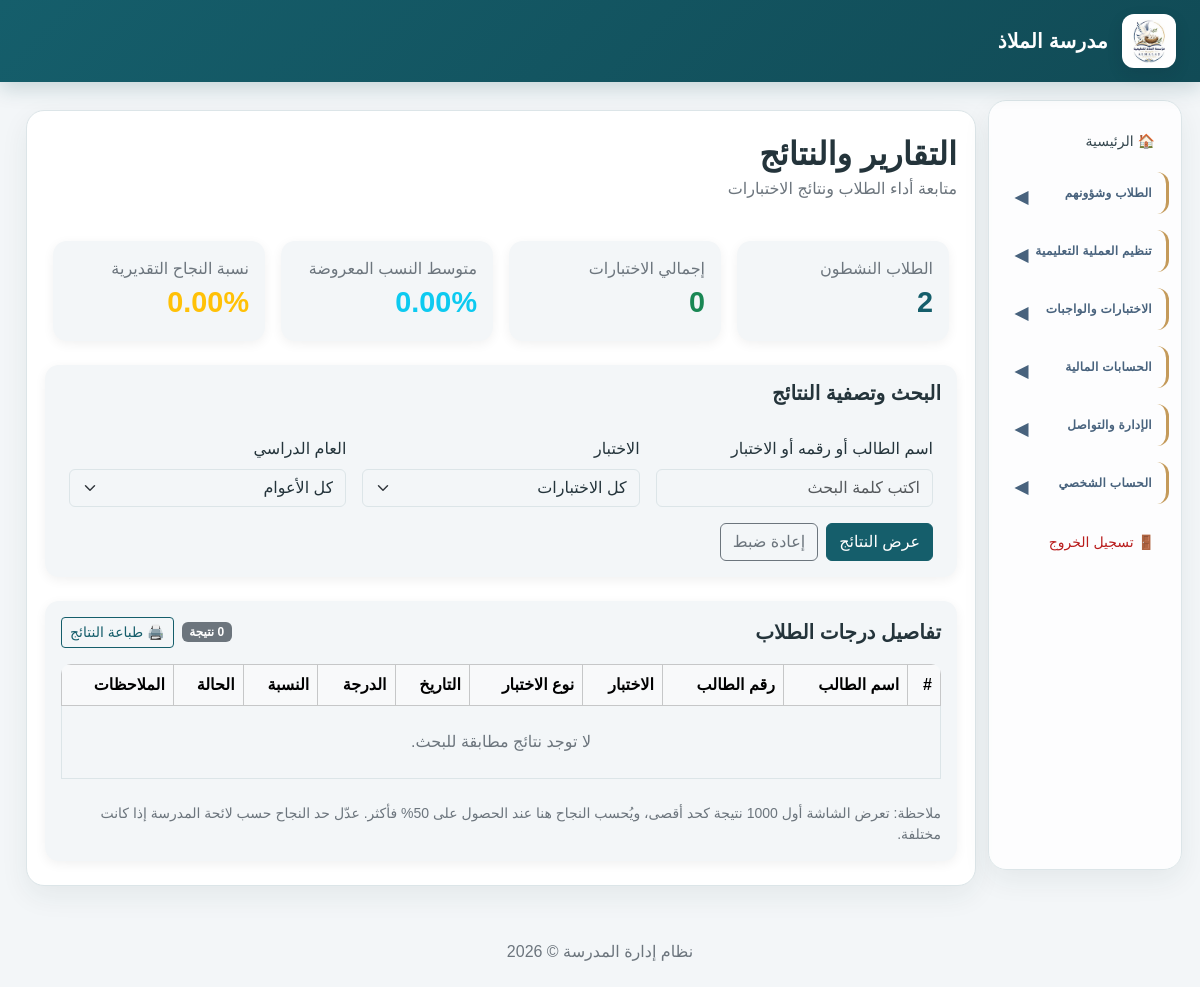
Screenshot of /reports.php (signed in) with the database file from the repository.
### tables this page shows
CREATE TABLE `school_settings` (
  `id` int(10) UNSIGNED NOT NULL,
  `school_name` varchar(200) NOT NULL,
  `school_name_en` varchar(200) DEFAULT NULL,
  `logo_path` varchar(255) DEFAULT NULL,
  `address` text DEFAULT NULL,
  `phone` varchar(30) DEFAULT NULL,
  `email` varchar(150) DEFAULT NULL,
  `website` varchar(255) DEFAULT NULL,
  `currency` char(3) NOT NULL DEFAULT 'SDG',
  `academic_year_id` int(10) UNSIGNED DEFAULT NULL,
  `principal_name` varchar(150) DEFAULT NULL,
  `created_at` timestamp NOT NULL DEFAULT current_timestamp(),
  `updated_at` timestamp NOT NULL DEFAULT current_timestamp() ON UPDATE current_timestamp()
);

### reports.php (the view, shortened to what this page needs)
<?php
require_once __DIR__ . '/config/database.php';
$errors = [];
$results = [];
$summary = [
    'students' => 0,
    'exams' => 0,
    'average' => 0,
    'pass_rate' => 0
];
$search = trim($_GET['search'] ?? '');
try {
    $summary['students'] = (int) $pdo->query("
        SELECT COUNT(*) FROM students WHERE is_active = 1
    ")->fetchColumn();
    $summary['exams'] = (int) $pdo->query("
        SELECT COUNT(*) FROM exams
    ")->fetchColumn();
    $where = [];
    $params = [];
    $whereSql = $where ? 'WHERE ' . implode(' AND ', $where) : '';
    $sql = "
        SELECT
            g.id AS grade_id,
            u.full_name,
            s.student_number,
            e.exam_name,
            e.exam_type,
            e.exam_date,
            e.max_score,
            g.score,
            g.remarks,
            CASE
                WHEN e.max_score > 0 THEN ROUND((g.score / e.max_score) * 100, 2)
                ELSE 0
            END AS percentage
        FROM grades g
        INNER JOIN students s ON s.id = g.student_id
        INNER JOIN users u ON u.id = s.user_id
        INNER JOIN exams e ON e.id = g.exam_id
        $whereSql
        ORDER BY e.exam_date DESC, u.full_name ASC
        LIMIT 1000
    ";
    $stmt = $pdo->prepare($sql);
    $stmt->execute($params);
    $results = $stmt->fetchAll();
} catch (PDOException $e) {
    error_log($e->getMessage());
    $errors[] = 'حصل خطأ أثناء تحميل التقارير. راجع سجل الأخطاء إذا استمرت المشكلة.';
}
require_once __DIR__ . '/includes/header.php';
?>
<div class="container-fluid py-4">
    <div class="d-flex justify-content-between align-items-center flex-wrap gap-2 mb-4">
        <div>
            <h2 class="fw-bold mb-1">التقارير والنتائج</h2>
            <p class="text-secondary mb-0">متابعة أداء الطلاب ونتائج الاختبارات</p>
        </div>
    </div>
    <div class="row g-3 mb-4">
        <div class="col-md-6 col-xl-3">
            <div class="card report-card h-100">
                <div class="card-body">
                    <div class="text-secondary">الطلاب النشطون</div>
                    <div class="report-number text-primary">
                        <?= number_format($summary['students']) ?>
                    </div>
                </div>
            </div>
        </div>
        <div class="col-md-6 col-xl-3">
            <div class="card report-card h-100">
                <div class="card-body">
                    <div class="text-secondary">إجمالي الاختبارات</div>
                    <div class="report-number text-success">
                        <?= number_format($summary['exams']) ?>
                    </div>
                </div>
            </div>
        </div>
        <div class="col-md-6 col-xl-3">
            <div class="card report-card h-100">
                <div class="card-body">
                    <div class="text-secondary">متوسط النسب المعروضة</div>
                    <div class="report-number text-info">
                        <?= number_format($summary['average'], 2) ?>%
                    </div>
                </div>
            </div>
        </div>
        <div class="col-md-6 col-xl-3">
            <div class="card report-card h-100">
                <div class="card-body">
                    <div class="text-secondary">نسبة النجاح التقديرية</div>
                    <div class="report-number text-warning">
                        <?= number_format($summary['pass_rate'], 2) ?>%
                    </div>
                </div>
            </div>
        </div>
    </div>
    <div class="card report-card mb-4 no-print">
        <div class="card-body">
            <h5 class="fw-bold mb-3">البحث وتصفية النتائج</h5>
            <form method="GET" class="row g-3">
                <div class="col-md-4">
                    <label class="form-label">اسم الطالب أو رقمه أو الاختبار</label>
                    <input type="text" name="search" class="form-control"
                           value="<?= htmlspecialchars($search, ENT_QUOTES, 'UTF-8') ?>"
                           placeholder="اكتب كلمة البحث">
                </div>
                <div class="col-md-4">
                    <label class="form-label">الاختبار</label>
                    <select name="exam_id" class="form-select">
                        <option value="0">كل الاختبارات</option>
                    </select>
                </div>
                <div class="col-md-4">
                    <label class="form-label">العام الدراسي</label>
                    <select name="academic_year_id" class="form-select">
                        <option value="0">كل الأعوام</option>
                    </select>
                </div>
                <div class="col-12 d-flex gap-2">
                    <button type="submit" class="btn btn-primary">عرض النتائج</button>
                    <a href="reports.php" class="btn btn-outline-secondary">إعادة ضبط</a>
                </div>
            </form>
        </div>
    </div>
    <div class="card report-card results-print-area">
        <div class="card-body">
            <div class="d-flex justify-content-between align-items-center mb-3">
                <h5 class="fw-bold mb-0">تفاصيل درجات الطلاب</h5>
                <div class="d-flex align-items-center gap-2">
                    <span class="badge bg-secondary">
                        <?= number_format(count($results)) ?> نتيجة
                    </span>
                    <button type="button" class="btn btn-outline-primary btn-sm no-print"
                            onclick="window.print()">
                        🖨️ طباعة النتائج
                    </button>
                </div>
            </div>
            <div class="table-responsive">
                <table class="table table-hover table-bordered align-middle">
                    <thead class="table-light">
                        <tr>
                            <th>#</th>
                            <th>اسم الطالب</th>
                            <th>رقم الطالب</th>
                            <th>الاختبار</th>
                            <th>نوع الاختبار</th>
                            <th>التاريخ</th>
                            <th>الدرجة</th>
                            <th>النسبة</th>
                            <th>الحالة</th>
                            <th>الملاحظات</th>
                        </tr>
                    </thead>
                    <tbody>
                        <?php if (!$results): ?>
                            <tr>
                                <td colspan="10" class="text-center text-secondary py-4">
                                    لا توجد نتائج مطابقة للبحث.
                                </td>
                            </tr>
                        <?php endif; ?>
                    </tbody>
                </table>
            </div>
            <p class="text-secondary small mt-2 mb-0">
                ملاحظة: تعرض الشاشة أول 1000 نتيجة كحد أقصى، ويُحسب النجاح هنا عند الحصول على 50% فأكثر.
                عدّل حد النجاح حسب لائحة المدرسة إذا كانت مختلفة.
            </p>
        </div>
    </div>
</div>
<?php require_once __DIR__ . '/includes/footer.php'; ?>

### includes/header.php (shortened to what this page needs)
<?php
$hideSidebar = basename($_SERVER['SCRIPT_NAME'] ?? '') === 'index.php';
$schoolName = 'مدرسة الملاذ';
$schoolLogo = '';
$currentRole = (int) ($_SESSION['role_id'] ?? 0);
$menuPermissions = [
    1 => ['all'],
    2 => [
        'index.php',
        'students.php',
        'guardians.php',
        'teachers.php',
        'classrooms.php',
        'subjects.php',
        'academic_years.php',
        'teaching_assignments.php',
        'timetable.php',
        'attendance.php',
        'exams.php',
        'grades.php',
        'behavior.php',
        'homework.php',
        'homework_submissions.php',
        'reports.php',
        'fees.php',
        'payments.php',
        'expenses.php',
        'users.php',
        'announcements.php',
        'notifications.php',
        'messages.php',
        'settings.php',
        'change_password.php'
    ],
    3 => [
        'index.php',
        'fees.php',
        'payments.php',
        'expenses.php',
        'reports.php',
        'change_password.php'
    ],
    4 => [
        'index.php',
        'students.php',
        'classrooms.php',
        'subjects.php',
        'timetable.php',
        'attendance.php',
        'exams.php',
        'grades.php',
        'behavior.php',
        'homework.php',
        'homework_submissions.php',
        'announcements.php',
        'notifications.php',
        'messages.php',
        'change_password.php'
    ],
    5 => [
        'index.php',
        'timetable.php',
        'grades.php',
        'homework.php',
        'announcements.php',
        'notifications.php',
        'messages.php',
        'change_password.php'
    ],
    6 => [
        'index.php',
        'reports.php',
        'fees.php',
        'payments.php',
        'announcements.php',
        'notifications.php',
        'messages.php',
        'change_password.php'
    ]
];
$allowedMenu = $menuPermissions[$currentRole] ?? [];
function showMenuLink(string $page): bool
{
    global $allowedMenu;
    return in_array('all', $allowedMenu, true)
        || in_array($page, $allowedMenu, true);
}
try {
    if (isset($pdo)) {
        $stmt = $pdo->query(
            "SELECT school_name, logo_path
             FROM school_settings
             ORDER BY id ASC
             LIMIT 1"
        );
        $school = $stmt->fetch();
        if ($school) {
            if (!empty($school['school_name'])) {
                $schoolName = $school['school_name'];
            }
            if (!empty($school['logo_path'])) {
                $logoFile = __DIR__ . '/../' . $school['logo_path'];
                if (is_file($logoFile)) {
                    $schoolLogo = $school['logo_path'];
                }
            }
        }
    }
} catch (PDOException $e) {
    error_log('School branding could not be loaded: ' . $e->getMessage());
}
?>
<!DOCTYPE html>
<html lang="ar" dir="rtl">
<head>
    <link
        href="https://cdn.jsdelivr.net/npm/bootstrap@5.3.3/dist/css/bootstrap.rtl.min.css"
        rel="stylesheet"
    >
</head>
<body>
<header class="topbar">
    <?php if ($schoolLogo !== ''): ?>
        <img
            src="<?= htmlspecialchars($schoolLogo, ENT_QUOTES, 'UTF-8') ?>"
            alt="شعار المدرسة"
            class="school-logo"
        >
    <?php endif; ?>
    <strong class="school-name">
        <?= htmlspecialchars($schoolName, ENT_QUOTES, 'UTF-8') ?>
    </strong>
</header>
<div class="container-fluid">
    <div class="row">
        <?php if (!$hideSidebar): ?>
        <aside class="col-md-3 col-lg-2 sidebar">
            <?php if (showMenuLink('index.php')): ?>
                <a href="index.php">🏠 الرئيسية</a>
            <?php endif; ?>
            <?php if (
                showMenuLink('students.php') ||
                showMenuLink('guardians.php') ||
                showMenuLink('attendance.php') ||
                showMenuLink('behavior.php')
            ): ?>
                <details class="sidebar-group">
                    <summary class="sidebar-section">الطلاب وشؤونهم</summary>
                </details>
            <?php endif; ?>
            <?php if (
                showMenuLink('teachers.php') ||
                showMenuLink('classrooms.php') ||
                showMenuLink('subjects.php') ||
                showMenuLink('academic_years.php') ||
                showMenuLink('teaching_assignments.php') ||
                showMenuLink('timetable.php')
            ): ?>
                <details class="sidebar-group">
                    <summary class="sidebar-section">تنظيم العملية التعليمية</summary>
                </details>
            <?php endif; ?>
            <?php if (
                showMenuLink('exams.php') ||
                showMenuLink('grades.php') ||
                showMenuLink('homework.php') ||
                showMenuLink('homework_submissions.php') ||
                showMenuLink('reports.php')
            ): ?>
                <details class="sidebar-group">
                    <summary class="sidebar-section">الاختبارات والواجبات</summary>
                </details>
            <?php endif; ?>
            <?php if (
                showMenuLink('fees.php') ||
                showMenuLink('payments.php') ||
                showMenuLink('expenses.php')
            ): ?>
                <details class="sidebar-group">
                    <summary class="sidebar-section">الحسابات المالية</summary>
                </details>
            <?php endif; ?>
            <?php if (
                showMenuLink('users.php') ||
                showMenuLink('announcements.php') ||
                showMenuLink('notifications.php') ||
                showMenuLink('messages.php') ||
                showMenuLink('audit_logs.php') ||
                showMenuLink('settings.php') ||
                showMenuLink('theme_settings.php')
            ): ?>
                <details class="sidebar-group">
                    <summary class="sidebar-section">الإدارة والتواصل</summary>
                </details>
            <?php endif; ?>
            <?php if (showMenuLink('change_password.php')): ?>
                <details class="sidebar-group">
                    <summary class="sidebar-section">الحساب الشخصي</summary>
                </details>
            <?php endif; ?>
            <a href="logout.php" class="logout-link">🚪 تسجيل الخروج</a>
        </aside>
        <?php endif; ?>
        <main class="<?= $hideSidebar ? 'col-12' : 'col-md-9 col-lg-10' ?> content">

### reports.php (style rules this page uses)
.report-card { border: 0; border-radius: 14px; box-shadow: 0 3px 12px rgba(0, 0, 0, .06); }
.report-number { font-size: 1.8rem; font-weight: 700; }
.table-responsive { border-radius: 10px; }

### rows the page displays
school_settings: logo_path (picture), school_name "مدرسة الملاذ"

### other values shown
$summary['students'] "2"
$summary['exams'] "0"
$summary['average'] "0.00"
$summary['pass_rate'] "0.00"
